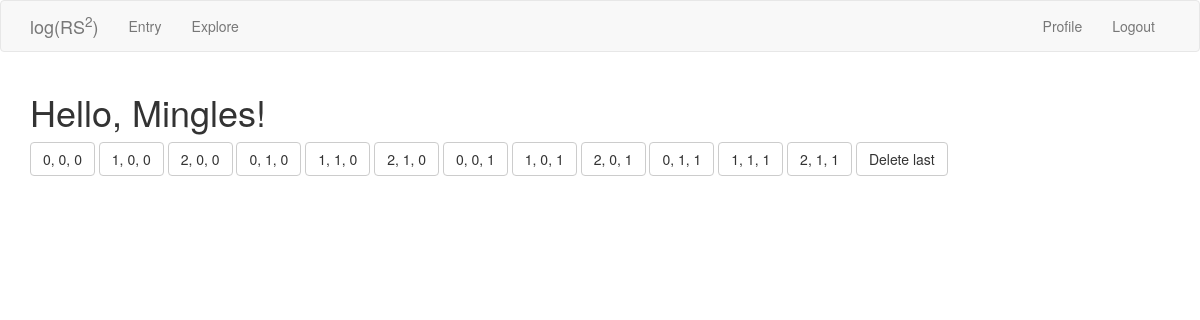
Before: /entry (signed in) with the older database file.
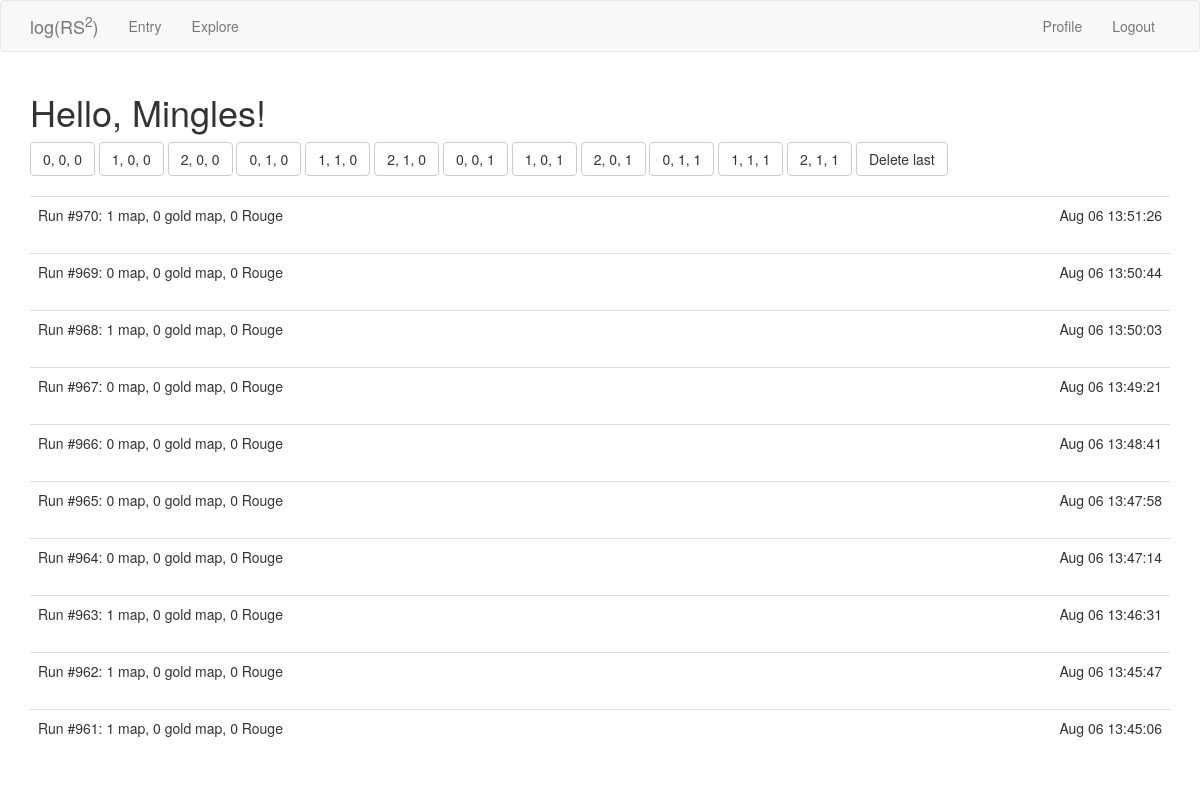
After: the same page with the newer database file.
### app/models.py (models this page shows, shortened)
class User(UserMixin, db.Model):
    id = db.Column(db.Integer, primary_key=True)
    username = db.Column(db.String(64), index=True, unique=True)
    email = db.Column(db.String(128), index=True, unique=True)
    password_hash = db.Column(db.String(128))
    last_seen = db.Column(db.DateTime, default=datetime.utcnow)
    map_drops = db.relationship('MapDrop', backref='player', lazy='dynamic')

class MapDrop(db.Model):
    id = db.Column(db.Integer, primary_key=True)
    map = db.Column(db.Integer)
    gold_map = db.Column(db.Integer)
    rouge = db.Column(db.Integer)
    time = db.Column(db.DateTime, index=True, default=datetime.utcnow)
    user_id = db.Column(db.Integer, db.ForeignKey('user.id'))
    run = db.Column(db.Integer)

### app/routes.py (the view, shortened to what this page needs)
@app.route('/entry', methods=['GET', 'POST'])
@login_required
def entry():
    mapdrops = current_user.map_drops.order_by(MapDrop.time.desc()).limit(app.config['MAPDROPS_PER_PAGE']).all()
    form = MapDropForm()
    return render_template('entry.html', title='Entry', mapdrops=mapdrops, form=form)

### app/forms.py
class MapDropForm(FlaskForm):
    m0g0r0 = SubmitField('0, 0, 0')
    m1g0r0 = SubmitField('1, 0, 0')
    m2g0r0 = SubmitField('2, 0, 0')
    m0g1r0 = SubmitField('0, 1, 0')
    m1g1r0 = SubmitField('1, 1, 0')
    m2g1r0 = SubmitField('2, 1, 0')
    m0g0r1 = SubmitField('0, 0, 1')
    m1g0r1 = SubmitField('1, 0, 1')
    m2g0r1 = SubmitField('2, 0, 1')
    m0g1r1 = SubmitField('0, 1, 1')
    m1g1r1 = SubmitField('1, 1, 1')
    m2g1r1 = SubmitField('2, 1, 1')
    delete = SubmitField('Delete last')

### app/models.py (called while the page is built)
@login.user_loader
def load_user(id):
    return User.query.get(int(id))

### app/routes.py (called while the page is built)
@app.before_request
def before_request():
    if current_user.is_authenticated:
        current_user.last_seen = datetime.utcnow()
        db.session.commit()

### app/templates/entry.html (shortened to what this page needs)
{% extends "base.html" %}
{% import "bootstrap/wtf.html" as wtf %}
{% block app_content %}
    {% if not user_unknown %}
        <h1>Hello, {{ current_user.username }}!</h1>
    {% endif %}
    {% if form %}
        {{ wtf.quick_form(form) }}
        <br>
    {% endif %}
    {% for mapdrop in mapdrops %}
        {% include "_mapdrop.html" %}
    {% endfor %}
{% endblock %}

### app/templates/base.html (shortened to what this page needs)
{% extends 'bootstrap/base.html' %}
{% block navbar %}
    <nav class="navbar navbar-default">
        <div class="container">
            <div class="navbar-header">
                <a class="navbar-brand" href="{{ url_for('index') }}">log(RS<sup>2</sup>)</a>
            </div>
            <div class="collapse navbar-collapse" id="bs-example-navbar-collapse-1">
                <ul class="nav navbar-nav">
                    <li><a href="{{ url_for('entry') }}">Entry</a></li>
                    <li><a href="{{ url_for('explore') }}">Explore</a></li>
                </ul>
                <ul class="nav navbar-nav navbar-right">
                    {% if current_user.is_anonymous %}
                    <li><a href="{{ url_for('login') }}">Login</a></li>
                    {% else %}
                    <li><a href="{{ url_for('user', username=current_user.username) }}">Profile</a></li>
                    <li><a href="{{ url_for('logout') }}">Logout</a></li>
                    {% endif %}
                </ul>
            </div>
        </div>
    </nav>
{% endblock %}
{%block content %}
    <div class="container">
        {% block app_content %}{% endblock %}
    </div>
{% endblock %}

### app/templates/_mapdrop.html (shortened to what this page needs)
<table class="table table-hover">
    <tr>
        <td>
            Run #{{ mapdrop.run }}:
            {{ mapdrop.map }} map, {{ mapdrop.gold_map }} gold map, {{ mapdrop.rouge }} Rouge
        </td>
        <td align="right">
            {{ moment(mapdrop.time).format('MMM DD HH:mm:ss') }}
        </td>
    </tr>
</table>

Changed rows visible on the page:
added MapDrop: run "970", map "1", gold_map "0", rouge "0", time "Aug 06 13:51:26"
added MapDrop: run "969", map "0", gold_map "0", rouge "0", time "Aug 06 13:50:44"
added MapDrop: run "968", map "1", gold_map "0", rouge "0", time "Aug 06 13:50:03"
added MapDrop: run "967", map "0", gold_map "0", rouge "0", time "Aug 06 13:49:21"
added MapDrop: run "966", map "0", gold_map "0", rouge "0", time "Aug 06 13:48:41"
added MapDrop: run "965", map "0", gold_map "0", rouge "0", time "Aug 06 13:47:58"
added MapDrop: run "964", map "0", gold_map "0", rouge "0", time "Aug 06 13:47:14"
added MapDrop: run "963", map "1", gold_map "0", rouge "0", time "Aug 06 13:46:31"
added MapDrop: run "962", map "1", gold_map "0", rouge "0", time "Aug 06 13:45:47"
added MapDrop: run "961", map "1", gold_map "0", rouge "0", time "Aug 06 13:45:06"
